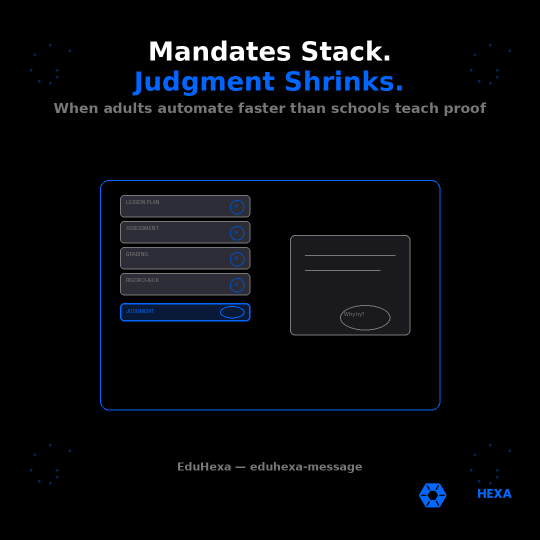
#> input picture clients/assets/eduhexa/eduhexa-message-ai-mandate-stack-oct-2026.png, 1080 x 1080 px, given in place of eduhexa logo.png, which was not available (shown at 1/2 size)
$ python generate_eduhexa_image_ai_literacy_gap.py
#> lines starting #> are read from the running program, lines starting #| are printed output that depends on the picture; pictures that were not available may be replaced by others from this repository, and a replacement may not be noted
#!/usr/bin/env python3
"""Generate EduHexa eduhexa-message WhatsApp image 1080x1080 - AI Literacy Gap."""
from PIL import Image, ImageDraw, ImageFont
import math
import os

SIZE = 1080
BLACK = (0, 0, 0)
BLUE = (0, 102, 255)
WHITE = (255, 255, 255)
GRAY = (120, 120, 120)
DARK_BLUE = (0, 40, 100)
LIGHT_BLUE = (0, 80, 200)

OUT = "/workspace/clients/assets/eduhexa/eduhexa-message-ai-literacy-gap-sep-2026.png"
LOGO = "/workspace/clients/eduhexa logo.png"

img = Image.new("RGB", (SIZE, SIZE), BLACK)
#> img: PIL image 1080x1080 RGB; every value is 0
draw = ImageDraw.Draw(img)

for cx, cy in [(80, 80), (1000, 80), (80, 1000), (1000, 1000)]:
    for i in range(12):
        angle = i * math.pi / 6
        r = 20 + i * 8
        x = cx + int(r * math.cos(angle))
        y = cy + int(r * math.sin(angle))
        draw.ellipse([x - 2, y - 2, x + 2, y + 2], fill=DARK_BLUE)

cx, cy = SIZE // 2, SIZE // 2 + 30
hex_r = 200
hex_pts = []
for i in range(6):
    angle = math.pi / 6 + i * math.pi / 3
    hex_pts.append((cx + hex_r * math.cos(angle), cy + hex_r * math.sin(angle)))
draw.polygon(hex_pts, outline=BLUE, width=3)

access_x, access_y = cx - 260, cy - 50
draw.rounded_rectangle(
    [access_x, access_y, access_x + 200, access_y + 140],
    radius=10,
    outline=BLUE,
    width=3,
    fill=(12, 12, 18),
)
for i in range(3):
    draw.ellipse(
        [access_x + 30 + i * 50, access_y + 25, access_x + 60 + i * 50, access_y + 55],
        outline=BLUE,
        width=2,
    )
draw.line([(access_x + 40, access_y + 70), (access_x + 160, access_y + 70)], fill=BLUE, width=2)
draw.line([(access_x + 40, access_y + 90), (access_x + 130, access_y + 90)], fill=GRAY, width=2)
draw.text((access_x + 35, access_y + 105), "AI ACCESS", fill=BLUE, font=None)

gap_x = cx - 35
for i in range(6):
    y = cy - 50 + i * 16
    draw.line([(gap_x, y), (gap_x + 70, y)], fill=GRAY if i % 2 else BLUE, width=2)

literacy_x, literacy_y = cx + 60, cy - 50
draw.rounded_rectangle(
    [literacy_x, literacy_y, literacy_x + 200, literacy_y + 140],
    radius=10,
    outline=GRAY,
    width=2,
    fill=(18, 18, 22),
)
draw.rectangle(
    [literacy_x + 25, literacy_y + 20, literacy_x + 175, literacy_y + 45],
    outline=GRAY,
    width=1,
)
draw.line([(literacy_x + 35, literacy_y + 60), (literacy_x + 165, literacy_y + 60)], fill=GRAY, width=2)
draw.line([(literacy_x + 35, literacy_y + 78), (literacy_x + 140, literacy_y + 78)], fill=GRAY, width=2)
draw.line([(literacy_x + 35, literacy_y + 96), (literacy_x + 155, literacy_y + 96)], fill=GRAY, width=1)
draw.text((literacy_x + 20, literacy_y + 105), "AI LITERACY?", fill=GRAY, font=None)

arrow_y = cy + 90
draw.line([(access_x + 100, arrow_y), (literacy_x + 100, arrow_y)], fill=BLUE, width=4)
draw.polygon(
    [(literacy_x + 85, arrow_y - 12), (literacy_x + 85, arrow_y + 12), (literacy_x + 115, arrow_y)],
    fill=BLUE,
)
draw.text((cx - 70, arrow_y + 18), "THE GAP", fill=LIGHT_BLUE, font=None)

pen_x, pen_y = cx - 40, cy + 130
draw.line([(pen_x, pen_y + 40), (pen_x + 8, pen_y)], fill=WHITE, width=3)
draw.line([(pen_x + 8, pen_y), (pen_x + 20, pen_y + 5)], fill=BLUE, width=2)
draw.line([(pen_x + 20, pen_y + 5), (pen_x + 15, pen_y + 45)], fill=WHITE, width=2)
draw.line([(pen_x + 15, pen_y + 45), (pen_x, pen_y + 40)], fill=WHITE, width=2)
draw.line([(pen_x + 30, pen_y + 50), (pen_x + 90, pen_y + 55)], fill=GRAY, width=2)
draw.text((pen_x + 95, pen_y + 42), "Prove thinking", fill=GRAY, font=None)


def load_font(size):
#> called with size = 50
    paths = [
        "/usr/share/fonts/truetype/dejavu/DejaVuSans-Bold.ttf",
        "/usr/share/fonts/truetype/liberation/LiberationSans-Bold.ttf",
    ]
    for p in paths:
        if os.path.exists(p):
            return ImageFont.truetype(p, size)
    return ImageFont.load_default()


font_head = load_font(50)
font_sub = load_font(26)
font_small = load_font(22)

headline = "AI Access Outpaced AI Literacy."
bbox = draw.textbbox((0, 0), headline, font=font_head)
#> bbox = (0, 9, 888, 58)
tw = bbox[2] - bbox[0]
#> tw = 888
draw.text(((SIZE - tw) // 2, 95), headline, fill=WHITE, font=font_head)

sub = "Prove thinking, not polished output"
bbox2 = draw.textbbox((0, 0), sub, font=font_sub)
#> bbox2 = (0, 5, 524, 30)
tw2 = bbox2[2] - bbox2[0]
#> tw2 = 524
draw.text(((SIZE - tw2) // 2, 168), sub, fill=BLUE, font=font_sub)

small = "EduHexa — eduhexa-message"
bbox3 = draw.textbbox((0, 0), small, font=font_small)
#> bbox3 = (0, 4, 371, 26)
tw3 = bbox3[2] - bbox3[0]
#> tw3 = 371
draw.text(((SIZE - tw3) // 2, 920), small, fill=GRAY, font=font_small)

logo = Image.open(LOGO).convert("RGBA")
logo_w = int(SIZE * 0.20)
logo_h = int(logo_w * logo.height / logo.width)
#> logo_h = 216
logo = logo.resize((logo_w, logo_h), Image.Resampling.LANCZOS)
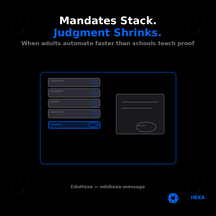
#> logo: PIL image 216x216 RGBA; mean R, G, B, A 6.3, 8.2, 11.5, 255
img.paste(logo, (SIZE - logo_w - 40, SIZE - logo_h - 50), logo)
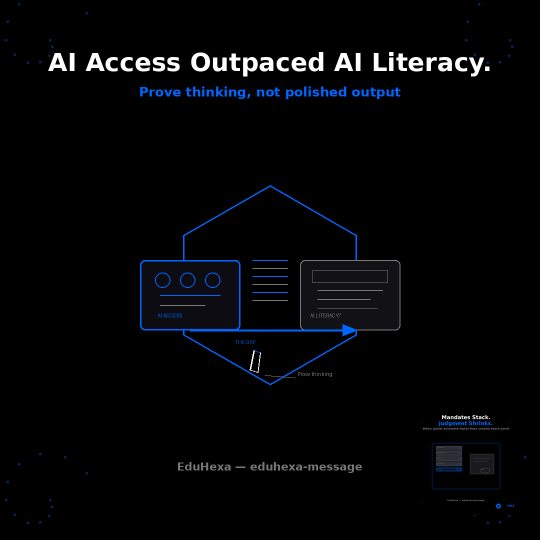
#> img: PIL image 1080x1080 RGB (shown at 1/2 size); mean R, G, B 4.4, 5.5, 7.4

img.save(OUT, "PNG", optimize=True)
print(f"Saved {OUT} ({os.path.getsize(OUT)} bytes)")
